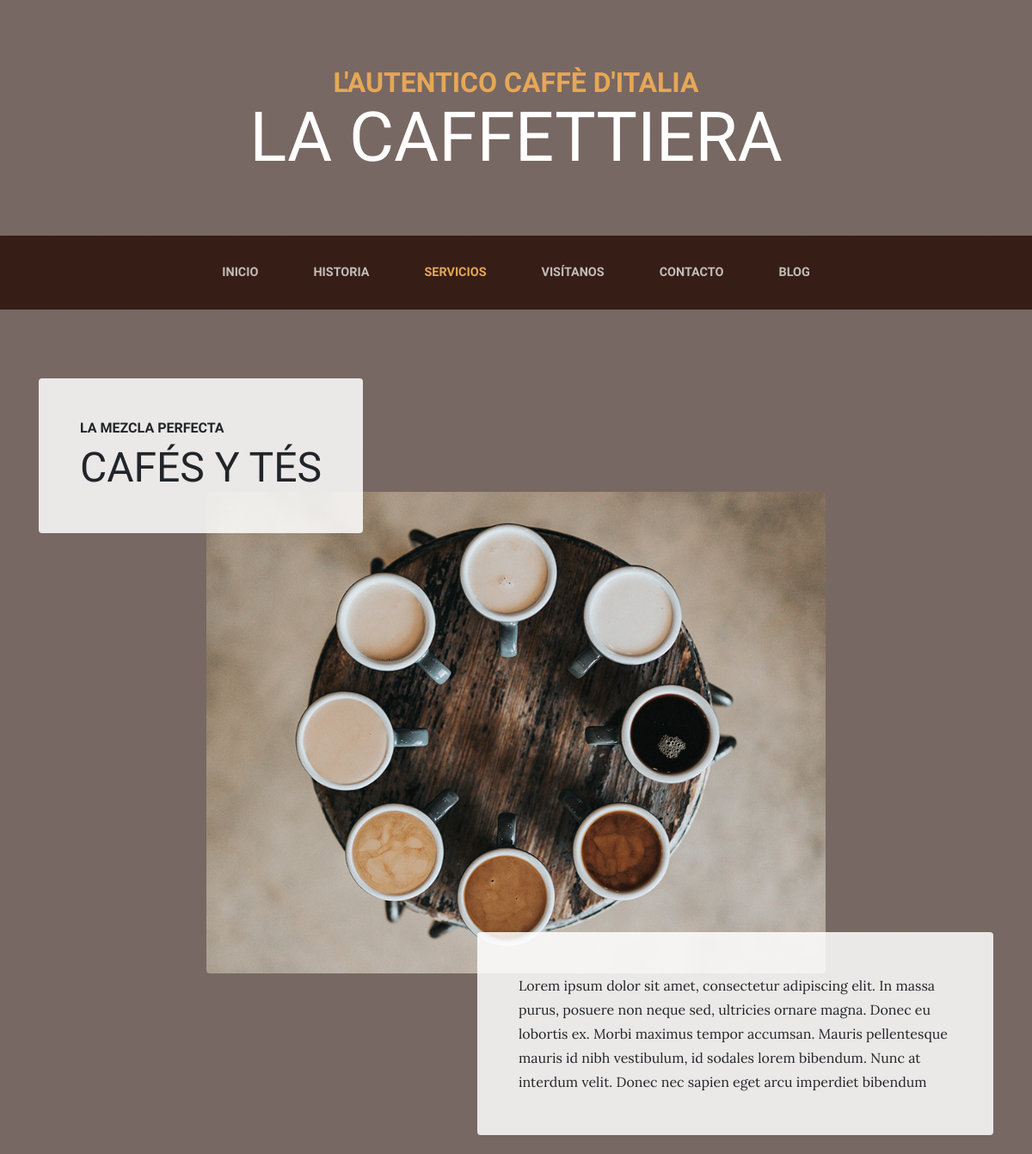
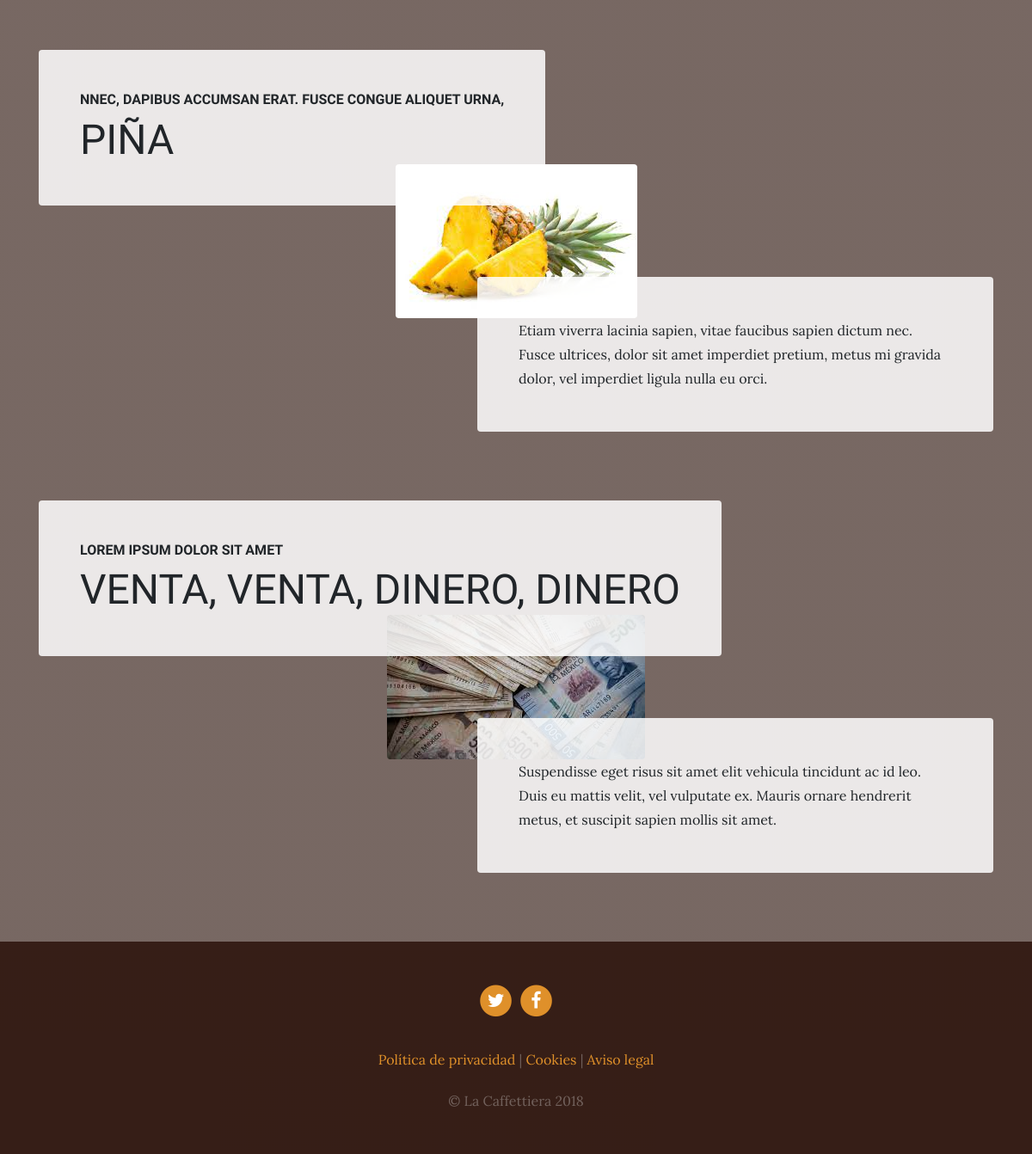
Page /services/ on the committed database (2 pictures, top to bottom).
### services/models.py (models this page shows, shortened)
class Services(models.Model):
    title = models.CharField(max_length=200, verbose_name = 'Título')
    subtitle = models.CharField(max_length=200, verbose_name = 'Subtítulo')
    content = models.TextField(verbose_name = 'Contenido')
    image = models.ImageField(verbose_name = 'Imagen', upload_to = "services")
    created = models.DateTimeField(auto_now_add=True, verbose_name = 'Fecha de creación')
    updated = models.DateTimeField(auto_now=True, verbose_name = 'Fecha de modificación')
    class Meta:
        verbose_name = 'Servicio'
        verbose_name_plural = 'Servicios'
        ordering = ["-created"] #El guión es para hacerlo descendente

### pages/models.py (models this page shows, shortened)
class Page(models.Model):
    title = models.CharField(verbose_name="Título", max_length=200)
    content = RichTextField(verbose_name="Contenido")
    order = models.SmallIntegerField(verbose_name="Orden", default=0)
    created = models.DateTimeField(auto_now_add=True, verbose_name = 'Fecha de creación')
    updated = models.DateTimeField(auto_now=True, verbose_name = 'Fecha de modificación')
    class Meta:
        verbose_name = 'Página'
        verbose_name_plural = 'Páginas'
        ordering = ["-title"] #El guión es para hacerlo descendente

### services/views.py (the view)
# urls.py: path('', views.services, name="services"),
def services(request):
    services = Services.objects.all()
    context = {
        'services': services,
    }
    return render(request, "services/services.html", context)

### pages/templatetags/pages_extras.py (called while the page is built)
@register.simple_tag
def get_page_list():
    pages = Page.objects.all()
    return pages

### social/processors.py (called while the page is built)
def context_dict(request):
    context = {}
    links = Link.objects.all()
    for link in links:
        context[link.key] = link.url
    return context

### services/templates/services/services.html (shortened to what this page needs)
{% extends 'core/base.html' %}
{% load static %}
{% block content %}
    {% for service in services %}
    <section class="page-section">
      <div class="container">
        <div class="product-item">
          <div class="product-item-title d-flex">
            <div class="bg-faded p-5 d-flex mr-auto rounded">
              <h2 class="section-heading mb-0">
                <span class="section-heading-upper">{{service.subtitle}}</span>
                <span class="section-heading-lower">{{service.title}}</span>
              </h2>
            </div>
          </div>
          <img class="product-item-img mx-auto d-flex rounded img-fluid mb-3 mb-lg-0" src="{{service.image.url}}" alt="">
          <div class="product-item-description d-flex ml-auto">
            <div class="bg-faded p-5 rounded">
              <p class="mb-0">{{service.content}}</p>
            </div>
          </div>
        </div>
      </div>
    </section>
    {% endfor %}
{% endblock %}

### core/templates/core/base.html (shortened to what this page needs)
<!DOCTYPE html>
<html lang="es">
  <head>
    {% load static %}
    <link href="{% static 'core/vendor/bootstrap/css/bootstrap.min.css' %}" rel="stylesheet">
    <link href="{% static 'core/vendor/font-awesome/css/font-awesome.min.css' %}" rel="stylesheet" type="text/css">
    <link href="{% static 'core/css/business-casual.css' %}" rel="stylesheet">
  </head>
  <body>
    <h1 class="site-heading text-center text-white d-none d-lg-block">
      <span class="site-heading-upper text-primary mb-3">L'autentico caffè d'italia</span>
      <span class="site-heading-lower">La Caffettiera</span>
    </h1>
    <nav class="navbar navbar-expand-lg navbar-dark py-lg-4" id="mainNav">
      <div class="container">
        <div class="collapse navbar-collapse" id="navbarResponsive">
          <ul class="navbar-nav mx-auto">
            <li class="nav-item px-lg-4 {% if request.path == '/' %}active{% endif %}">
              <a class="nav-link text-uppercase text-expanded" href="{% url 'home' %}">Inicio</a>
            </li>
            <li class="nav-item px-lg-4 {% if request.path == '/about/' %}active{% endif %}">
              <a class="nav-link text-uppercase text-expanded" href="{% url 'about' %}">Historia</a>
            </li>
            <li class="nav-item px-lg-4 {% if request.path == '/services/' %}active{% endif %}">
              <a class="nav-link text-uppercase text-expanded" href="{% url 'services' %}">Servicios</a>
            </li>
            <li class="nav-item px-lg-4 {% if request.path == '/store/' %}active{% endif %}">
              <a class="nav-link text-uppercase text-expanded" href="{% url 'store' %}">Visítanos</a>
            </li>
            <li class="nav-item px-lg-4 {% if request.path == '/contact/' %}active{% endif %}">
              <a class="nav-link text-uppercase text-expanded" href="{% url 'contact' %}">Contacto</a>
            </li>
            <li class="nav-item px-lg-4 {% if request.path|slice:':6' == '/blog/' %}active{% endif %}">
              <a class="nav-link text-uppercase text-expanded" href="{% url 'blog' %}">Blog</a>
            </li>
          </ul>
        </div>
      </div>
    </nav>
    {% block content %}{% endblock %}
    <footer class="footer text-faded text-center py-5">
      <div class="container">
        <p class="m-0">
          {% if LINK_TWITTER %}
	        <a href="{{LINK_TWITTER}}" class="link">
	          <span class="fa-stack fa-lg">
	            <i class="fa fa-circle fa-stack-2x"></i>
	            <i class="fa fa-twitter fa-stack-1x fa-inverse"></i>
	          </span>
	        </a>
          {% endif %}
          {% if LINK_FACEBOOK %}
	        <a href="{{LINK_FACEBOOK}}" class="link">
	          <span class="fa-stack fa-lg">
	            <i class="fa fa-circle fa-stack-2x"></i>
	            <i class="fa fa-facebook fa-stack-1x fa-inverse"></i>
	          </span>
	        </a>
          {% endif %}
	      </p>
        <p class="m-0 mbt">
          {% load pages_extras %}
          {% get_page_list as page_list %}
          {% for page in page_list %}
            <a href="{% url 'page' page.id page.title|slugify %}" class="link">{{page.title}}</a> {% if not forloop.last %} | {% endif %}
          {% endfor %}
		    </p>
        <p class="m-0 mbt1">&copy; La Caffettiera 2018</p>
      </div>
	</footer>
  </body>
</html>

### core/static/core/css/business-casual.css (style rules this page uses)
body { font-family: 'Lora'; background: linear-gradient(rgba(47, 23, 15, 0.65), rgba(47, 23, 15, 0.65)), url("../img/bg.jpg"); background-attachment: fixed; background-position: center; background-size: cover; }
h1, h2, h3, h4, h5, h6 { font-family: 'Raleway'; }
p { line-height: 1.75; }
.text-faded { color: rgba(255, 255, 255, 0.3); }
.site-heading { margin-top: 5rem; margin-bottom: 5rem; text-transform: uppercase; line-height: 1; font-family: 'Raleway'; }
.site-heading .site-heading-upper { display: block; font-size: 2rem; font-weight: 800; }
.site-heading .site-heading-lower { font-size: 5rem; font-weight: 100; line-height: 4rem; }
.page-section { margin-top: 5rem; margin-bottom: 5rem; }
.section-heading { text-transform: uppercase; }
.section-heading .section-heading-upper { display: block; font-size: 1rem; font-weight: 800; padding-bottom:.5rem; }
.section-heading .section-heading-lower { display: block; font-size: 3rem; font-weight: 100; }
.bg-faded { background-color: rgba(255, 255, 255, 0.85); }
#mainNav { background-color: rgba(47, 23, 15, 0.9); font-family: 'Raleway'; }
#mainNav .navbar-nav .nav-item .nav-link { color: rgba(255, 255, 255, 0.7); font-weight: 800; }
#mainNav .navbar-nav .nav-item.active .nav-link { color: #e6a756; }
@media (min-width: 992px) { #mainNav .navbar-nav .nav-item .nav-link { font-size: 0.9rem; } }
@media (min-width: 992px) { .product-item .product-item-title { position: relative; z-index: 1; margin-bottom: -3rem; } }
@media (min-width: 992px) { .product-item .product-item-img { position: relative; z-index: 0; max-width: 60vw; } }
@media (min-width: 992px) { .product-item .product-item-description { position: relative; z-index: 1; margin-top: -3rem; max-width: 50vw; } }
.footer { background-color: rgba(47, 23, 15, 0.9); }
.text-primary { color: #e6a756 !important; }
.mbt { padding-top: 2rem; }
.mbt1 { padding-top: 1.25rem; }
a.link { color: #df902a; }

### rows in the picture
Services: subtitle "LA MEZCLA PERFECTA", title "CAFÉS Y TÉS", image (picture), content "Lorem ipsum dolor sit amet, consectetur adipiscing elit. In massa purus, posuere non neque sed, ultricies ornare magna. Donec eu lobortis ex. Morbi maximus tempor accumsan. Mauris pellentesque mauris id nibh vestibulum, id sodales lorem bibendum. Nunc at interdum velit. Donec nec sapien eget arcu imperdiet bibendum"
Services: subtitle "NNEC, DAPIBUS ACCUMSAN ERAT. FUSCE CONGUE ALIQUET URNA,", title "PIÑA", image (picture), content "Etiam viverra lacinia sapien, vitae faucibus sapien dictum nec. Fusce ultrices, dolor sit amet imperdiet pretium, metus mi gravida dolor, vel imperdiet ligula nulla eu orci."
Services: subtitle "LOREM IPSUM DOLOR SIT AMET", title "VENTA, VENTA, DINERO, DINERO", image (picture), content "Suspendisse eget risus sit amet elit vehicula tincidunt ac id leo. Duis eu mattis velit, vel vulputate ex. Mauris ornare hendrerit metus, et suscipit sapien mollis sit amet."
Page: title "Política de privacidad"
Page: title "Cookies"
Page: title "Aviso legal"
